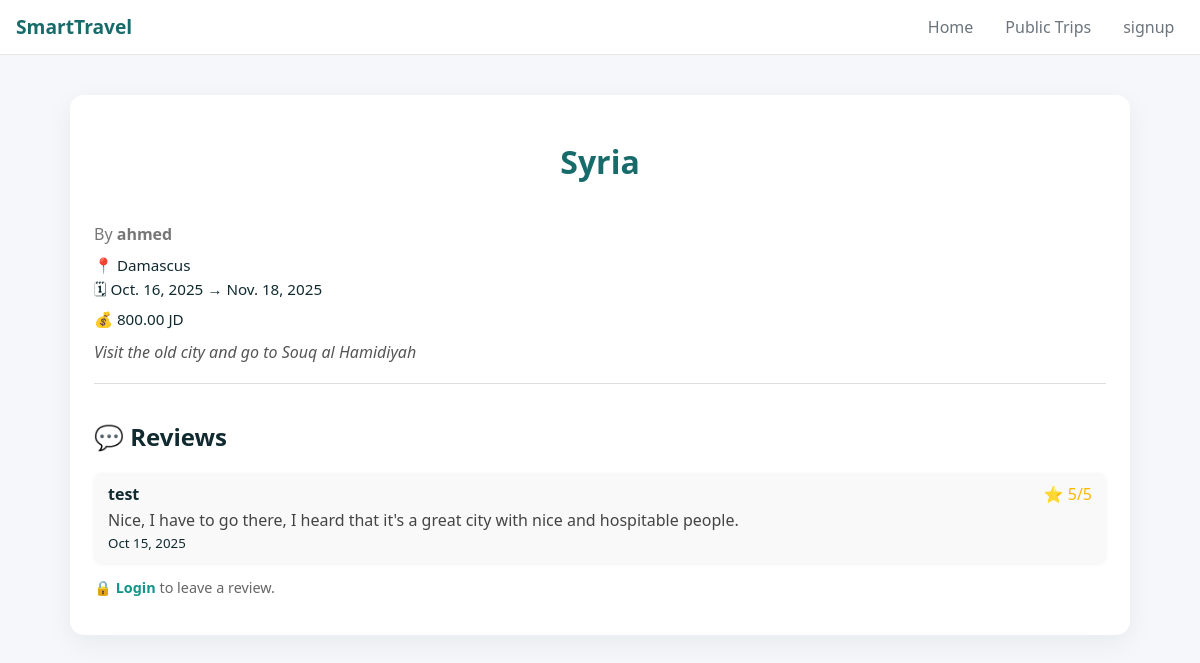
The page /trips/10/ on the database its author committed.
### planner/models.py (models this page shows, shortened)
class Trip(models.Model):
    user = models.ForeignKey(User, on_delete=models.CASCADE)
    title = models.CharField(max_length=200)
    destination = models.CharField(max_length=200)
    start_date = models.DateField()
    end_date = models.DateField()
    budget = models.DecimalField(max_digits=10, decimal_places=2)
    description = models.TextField(blank=True, null= True)
    is_public = models.BooleanField(default=False)
    review = models.TextField(blank=True, null=True)
    created_at = models.DateTimeField(auto_now_add=True)

class Review(models.Model):
    trip = models.ForeignKey('Trip', on_delete=models.CASCADE, related_name='reviews')
    user = models.ForeignKey(User, on_delete=models.CASCADE, null=True, blank=True)
    name = models.CharField(max_length=100)
    rating = models.IntegerField(choices=[(i, str(i)) for i in range(1, 6)])
    comment = models.TextField()
    created_at = models.DateTimeField(auto_now_add=True)
    class Meta:
        ordering = ['-created_at']

### planner/views.py (the view, shortened to what this page needs)
# urls.py: path('trips/<int:trip_id>/', views.public_trip_detail, name='public_trip_detail'),
def public_trip_detail(request, trip_id):
    trip = get_object_or_404(Trip, id=trip_id, is_public=True)
    reviews = trip.reviews.all()
    form = ReviewForm()
    return render(request, 'trip/public_trip_detail.html', {
        'trip': trip,
        'reviews': reviews,
        'form': form
    })

### planner/templates/trip/public_trip_detail.html (shortened to what this page needs)
{% extends 'base.html' %}
{% load static %}
{% block content %}
<div class="public-trips-container">
  <div class="trip-card">
    <div class="trip-header">
      <h1 class="page-title">{{ trip.title }}</h1>
      <p class="trip-author">By <strong>{{ trip.user.username }}</strong></p>
    </div>
    <p class="trip-destination">📍 {{ trip.destination }}</p>
    <p class="trip-date">🗓 {{ trip.start_date }} → {{ trip.end_date }}</p>
    <p class="trip-budget">💰 {{ trip.budget }} JD</p>
    {% if trip.description %}
    <p class="trip-desc">{{ trip.description }}</p>
    {% endif %}
    <div class="reviews-section">
      <h2>💬 Reviews</h2>
      {% if reviews %}
        {% for review in reviews %}
        <div class="review-card">
          <div class="review-header">
            <strong>{{ review.user.username|default:"Anonymous" }}</strong>
            <span class="review-rating">⭐ {{ review.rating }}/5</span>
          </div>
          <p class="review-text">{{ review.comment }}</p>
          <small class="review-date">{{ review.created_at|date:"M d, Y" }}</small>
        </div>
        {% endfor %}
      {% else %}
        <p class="no-reviews">No reviews yet. Be the first to leave one!</p>
      {% endif %}
      {% if user.is_authenticated %}
      <div class="review-form-container">
        <h3>Leave a Review</h3>
        <form method="post" class="review-form">
          {% csrf_token %}
          {{ form.as_p }}
          <button type="submit" class="btn-primary">Submit Review</button>
        </form>
      </div>
      {% else %}
        <p class="login-prompt">🔒 <a href="{% url 'login' %}">Login</a> to leave a review.</p>
      {% endif %}
    </div>
  </div>
</div>
{% endblock %}

### planner/static/css/base.css (style rules this page uses)
:root { --primary: #176c6b; --primary-2: #12948b; --bg: #f6f7f8; --card: #ffffff; --muted: #6c757d; --logout-color: #721818; --accent: #e76f51; --dark: #102a30; --radius: 14px; --shadow: 0 8px 28px rgba(16, 42, 48, 0.06); }
* { box-sizing: border-box }
body { margin: 0; font-family: system-ui, -apple-system, "Segoe UI", Roboto, Arial; background: var(--bg); color: #111; font-size: 16px; }

### planner/static/css/home.css (style rules this page uses)
:root { --primary: #176c6b; --primary-2: #12948b; --accent: #e76f51; --muted: #6c757d; --bg: #f5f7fa; --card: #ffffff; --dark: #102a30; --radius: 14px; --shadow: 0 8px 28px rgba(16, 42, 48, 0.06); }
* { box-sizing: border-box }
body { margin: 0; font-family: "Segoe UI", Tahoma, Geneva, Verdana, sans-serif; background: var(--bg); color: var(--dark); -webkit-font-smoothing: antialiased; }

### planner/static/css/add_trip.css (style rules this page uses)
body { background: var(--bg); font-family: 'Inter', sans-serif; color: var(--dark); -webkit-font-smoothing: antialiased; }
.page-title { font-size: 1.9rem; color: var(--primary); font-weight: 700; margin-bottom: 10px; }

### planner/static/css/public_trips.css (style rules this page uses)
body { background: var(--bg); font-family: "Segoe UI", Tahoma, Geneva, Verdana, sans-serif; color: var(--dark); margin: 0; }
.public-trips-container { max-width: 1100px; margin: 40px auto; padding: 0 20px; }
.page-title { text-align: center; font-size: 2rem; margin-bottom: 40px; color: var(--primary); }
.trip-card { background: var(--card); border-radius: var(--radius); padding: 24px; box-shadow: var(--shadow); transition: transform 0.2s ease, box-shadow 0.2s ease; }
.trip-author { color: #777; margin-bottom: 10px; }
.trip-destination, .trip-date, .trip-budget { font-size: 0.95rem; margin: 4px 0; }
.trip-desc { margin-top: 12px; color: #555; font-style: italic; }
.reviews-section { margin-top: 20px; padding-top: 16px; border-top: 1px solid #ddd; }
.review-card { background: #f9f9f9; border-radius: 8px; padding: 10px 14px; margin-bottom: 10px; box-shadow: 0 1px 4px rgba(0, 0, 0, 0.06); }
.review-header { display: flex; justify-content: space-between; align-items: center; margin-bottom: 4px; }
.review-rating { color: #ffb703; }
.review-text { margin: 0; color: #444; }
.login-prompt { color: #666; font-size: 0.9rem; }
.login-prompt a { color: var(--primary-2); text-decoration: none; font-weight: 600; }

### rows shown on the page
Trip: title "Syria", user.username "ahmed", destination "Damascus", start_date "Oct. 16, 2025", end_date "Nov. 18, 2025", budget "800.00", description "Visit the old city and go to Souq al Hamidiyah"
Review: user.username "test", rating "5", comment "Nice, I have to go there, I heard that it's a great city with nice and hospitable people.", created_at "Oct 15, 2025"
